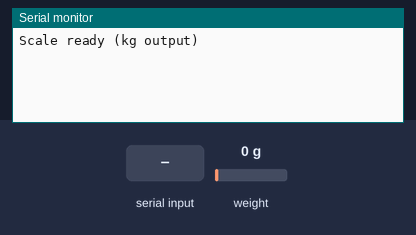
Recording of a sketch running on a simulated Arduino Uno, built with avr-gcc and run on an emulated ATmega328P. Parts: the last lines printed to the serial monitor. The test bench sets the inputs (shaded band); at power-on: weight on the scale 0 g.

Above: at 2.2 s.
2.3 s: "START\n" received over Serial
At 3.0 s:
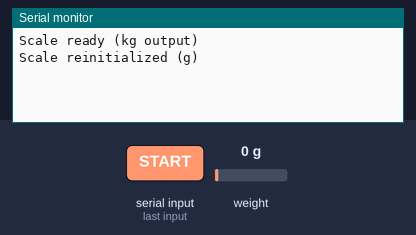
3.9 s: "READ\n" received over Serial
At 5.9 s:
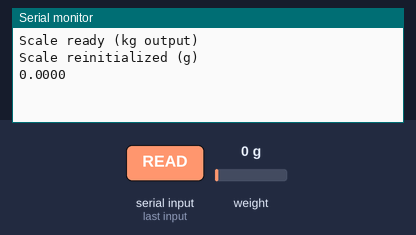

The sketch:

loadcell.ino
```cpp
// old scale factor for 500g: 3225.35
// old scale factor for 5kg: 453.23
// new scale factor for 5kg: -140.46

  #include <HX711.h>

// HX711 circuit wiring
const int LOADCELL_DOUT_PIN = 11;
const int LOADCELL_SCK_PIN  = 10;

HX711 scale;

// calibration constants (G OUTPUT)
const float OFFSET = 0;
const float SCALE_FACTOR = -453.33;  // g per unit +/- depending on direction

void setup() {
  Serial.begin(9600);

  scale.begin(LOADCELL_DOUT_PIN, LOADCELL_SCK_PIN);
  scale.tare(); // zero the scale
  //scale.set_offset(OFFSET);
  scale.set_scale(SCALE_FACTOR);

  Serial.println("Scale ready (kg output)");
}

void loop() {
  if (Serial.available() > 0) {
    String command = Serial.readStringUntil('\n');
    command.trim();

    if (command == "START") {
      //scale.set_offset(OFFSET);
      scale.set_scale(SCALE_FACTOR);
      Serial.println("Scale reinitialized (g)");
    }

    else if (command == "READ") {
      if (scale.is_ready()) {
        float mass_kg = scale.get_units(5);
        Serial.println(mass_kg, 4);  // 4 decimals = grams resolution
      } else {
        Serial.println("HX711 not ready");
      }
    }
  }

  delay(100);
}
```

Measured:
- after the input at 2.3 s, the serial monitor: prints a new line after 0.10 s (image 1)
- after the input at 3.9 s, the serial monitor: prints a new line after 0.51 s (image 2)
